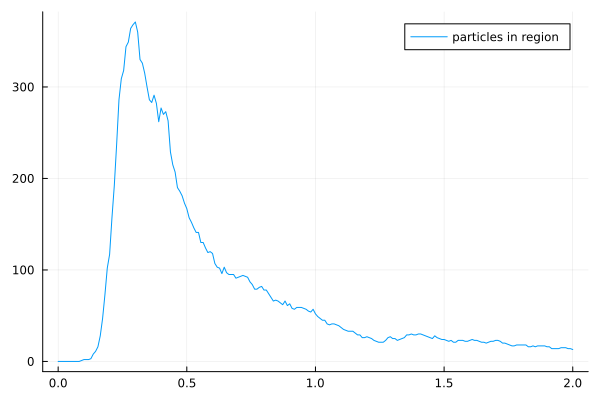

Recreate this plot in Julia.
using Plots
using LinearAlgebra

const fps::Int64 = 110 # frames per second
const Δt::Float64 = 1 / fps # s
const tmax::Int64 = 2 # s
const times::Vector{Float64} = 0:Δt:tmax # s
const L::Float64 = 50# cm
const T0::Float64 = 293 # K
const kb::Float64 = 1.38e-23 # J/K
const M::Float64 = 1.63e-24 # kg
const N::Int64 = 2000
const vu::Float64 = 80

function Maxwell2D(v::Vector{Float64}, m::Float64=M, T::Float64=T0)::Vector{Float64}
    return m * v / (kb * T) .* exp.(-m * v .^ 2 / (2 * kb * T))
end

function Maxwell3D(v::Vector{Float64}, m=M, T=T0)::Vector{Float64}
    return (m / (2 * π * kb * T))^(3 / 2) * 4π * v .^ 2 .* exp.(-m * v .^ 2 / (2 * kb * T))
end

function calculate_particles_in_range(r::Matrix{Float64}, xmin::Float64, xmax::Float64)::Int64
    particles::BitVector = (r[1, :] .> xmin) .& (r[1, :] .< xmax)
    return sum(particles)
end


function main()
    v0::Float64 = sqrt(3 * kb * T0 / M)
    r::Matrix{Float64} = L / 2 * ones(3, N)
    φ::Vector{Float64} = rand(N) * 2π
    θ::Vector{Float64} = rand(N) * π
    v::Matrix{Float64} = zeros(3, N)
    v[1, :] = v0 * cos.(φ) .* sin.(θ)
    v[2, :] = v0 * sin.(φ) .* sin.(θ)
    v[3, :] = v0 * cos.(θ)

    anim = Animation()
    v_hist = Animation()
    x_min::Float64 = L
    x_max::Float64 = 1.1 * L
    particles_in_region = []
    for time in times
        bitmap = zeros(3, N)
        bitmap[1, :] .= 1
        r = r + (v + bitmap * vu) * Δt
        # too_left = r[1, :] .< 0
        # too_right = r[1, :] .> L
        too_low::BitVector = r[2, :] .< 0
        too_high::BitVector = r[2, :] .> L
        too_near::BitVector = r[3, :] .< 0
        too_far::BitVector = r[3, :] .> L
        # v[1, too_left] .= -v[1, too_left]
        v[2, too_low] .= -v[2, too_low]
        # v[1, too_right] .= -v[1, too_right]
        v[2, too_high] .= -v[2, too_high]
        v[3, too_near] .= -v[3, too_near]
        v[3, too_far] .= -v[3, too_far]
        # r[1, too_left] .= 0
        r[2, too_low] .= 0
        # r[1, too_right] .= L
        r[2, too_high] .= L
        r[3, too_near] .= 0
        r[3, too_far] .= L

        for particle1 in 1:N
            for particle2 in particle1+1:N
                if particle1 == particle2
                    continue
                end
                if norm(r[:, particle1] - r[:, particle2]) < 0.7
                    v1::Vector{Float64} = v[:, particle1]
                    v2::Vector{Float64} = v[:, particle2]
                    r1::Vector{Float64} = r[:, particle1]
                    r2::Vector{Float64} = r[:, particle2]
                    v[:, particle1] = v1 - dot(v1 - v2, r1 - r2) / norm(r1 - r2)^2 * (r1 - r2)
                    v[:, particle2] = v2 - dot(v2 - v1, r2 - r1) / norm(r2 - r1)^2 * (r2 - r1)
                end
            end
        end

        vx::Vector{Float64} = v[1, :]
        vy::Vector{Float64} = v[2, :]
        vz::Vector{Float64} = v[3, :]
        speed::Vector{Float64} = sqrt.(vx .^ 2 .+ vy .^ 2 + vz .^ 2)
        histogram(speed, bins=100, legend=false, norm=true)
        # plot maxwell boltzmann distribution
        x_data::Vector{Float64} = 0:0.1:2v0
        y = Maxwell3D(x_data)
        hist = plot!(x_data, y, lw=3, label="Maxwell-Boltzmann")
        frame(v_hist, hist)
        x::Vector{Float64} = r[1, :]
        y::Vector{Float64} = r[2, :]
        z::Vector{Float64} = r[3, :]

        plt = scatter(x, y, z, xlims=(-L, 5 * L), ylims=(0, L), zlims=(0, L), legend=false)
        frame(anim, plt)
        push!(particles_in_region, calculate_particles_in_range(r, x_min, x_max))

    end
    plot(times, particles_in_region, label="particles in region")
    savefig("lab1.png")
    gif(anim, "lab1.gif", fps=fps)
    gif(v_hist, "lab1_hist.gif", fps=fps)
end
main()